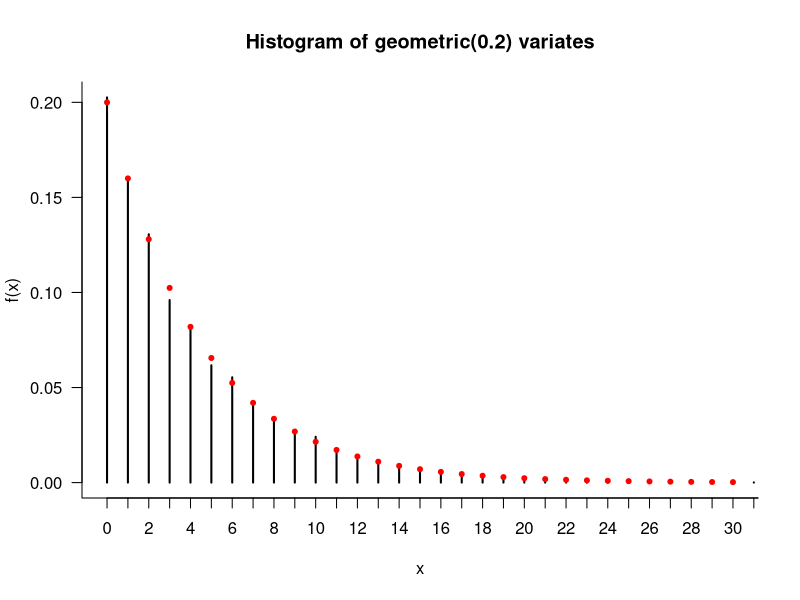

Reproduce this figure in R.
values = scan("geom.txt")
geom_hist = table(values) / length(values)
pdf("geom_hist.pdf")
plot(geom_hist, xlim = c(0,30), type = "h",
xlab = "x", ylab = "f(x)", bty = "l", las = 1)
points(0:30, dgeom(0:30, 0.2), pch = 20, col = "red")
title("Histogram of geometric(0.2) variates")
dev.off()
